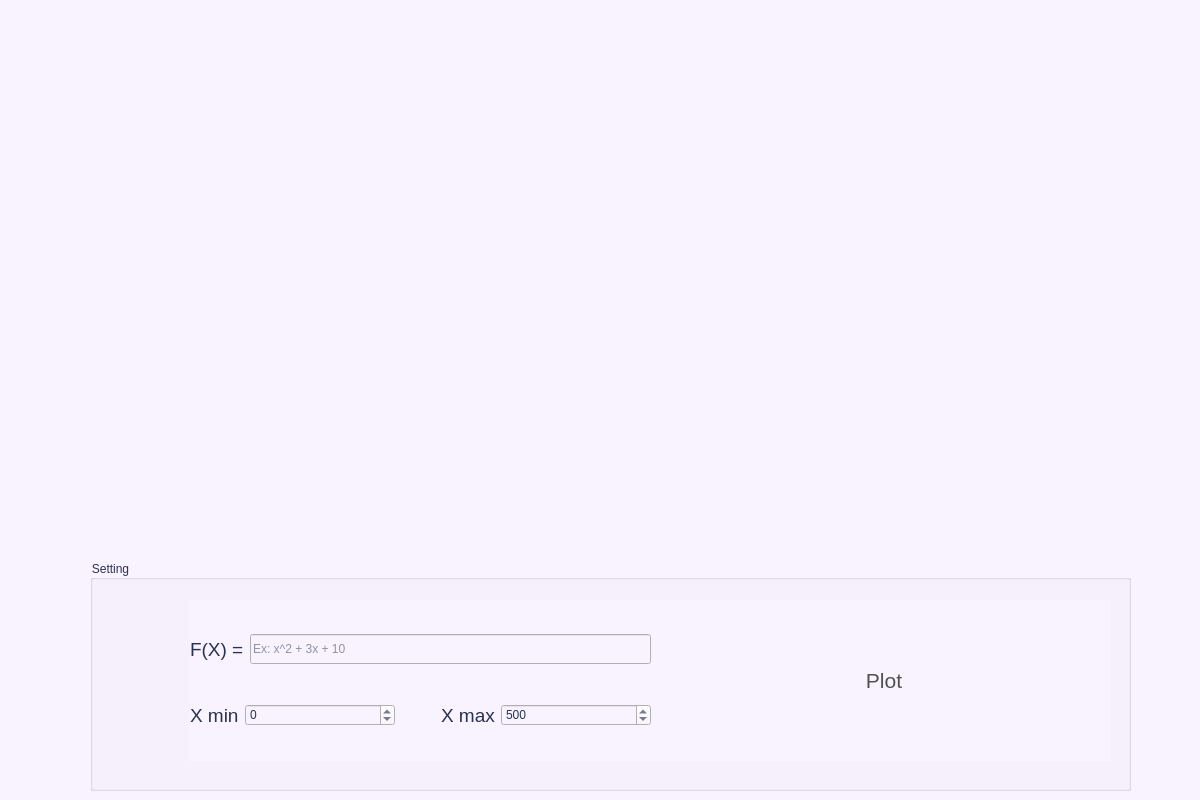
<?xml version="1.0" encoding="UTF-8"?>
<ui version="4.0">
 <class>Form</class>
 <widget class="QWidget" name="Form">
  <property name="windowModality">
   <enum>Qt::NonModal</enum>
  </property>
  <property name="enabled">
   <bool>true</bool>
  </property>
  <property name="geometry">
   <rect>
    <x>0</x>
    <y>0</y>
    <width>1200</width>
    <height>800</height>
   </rect>
  </property>
  <property name="sizePolicy">
   <sizepolicy hsizetype="Preferred" vsizetype="Preferred">
    <horstretch>0</horstretch>
    <verstretch>0</verstretch>
   </sizepolicy>
  </property>
  <property name="minimumSize">
   <size>
    <width>1200</width>
    <height>800</height>
   </size>
  </property>
  <property name="maximumSize">
   <size>
    <width>1200</width>
    <height>800</height>
   </size>
  </property>
  <property name="baseSize">
   <size>
    <width>0</width>
    <height>0</height>
   </size>
  </property>
  <property name="windowTitle">
   <string>Form</string>
  </property>
  <property name="styleSheet">
   <string notr="true">background-color: rgb(248, 243, 255);</string>
  </property>
  <widget class="QGroupBox" name="groupBox">
   <property name="geometry">
    <rect>
     <x>90</x>
     <y>560</y>
     <width>1041</width>
     <height>231</height>
    </rect>
   </property>
   <property name="styleSheet">
    <string notr="true">color: rgb(41, 50, 80);</string>
   </property>
   <property name="title">
    <string>Setting</string>
   </property>
   <widget class="QWidget" name="horizontalLayoutWidget_3">
    <property name="geometry">
     <rect>
      <x>100</x>
      <y>40</y>
      <width>921</width>
      <height>161</height>
     </rect>
    </property>
    <layout class="QHBoxLayout" name="horizontalLayout_3">
     <item>
      <layout class="QVBoxLayout" name="verticalLayout">
       <item>
        <layout class="QHBoxLayout" name="horizontalLayout_2">
         <item>
          <widget class="QLabel" name="label_3">
           <property name="font">
            <font>
             <pointsize>14</pointsize>
            </font>
           </property>
           <property name="text">
            <string>F(X) =</string>
           </property>
          </widget>
         </item>
         <item>
          <widget class="QLineEdit" name="lineEdit_function">
           <property name="minimumSize">
            <size>
             <width>300</width>
             <height>30</height>
            </size>
           </property>
           <property name="placeholderText">
            <string>Ex: x^2 + 3x + 10</string>
           </property>
          </widget>
         </item>
        </layout>
       </item>
       <item>
        <layout class="QHBoxLayout" name="horizontalLayout">
         <item>
          <widget class="QLabel" name="label">
           <property name="font">
            <font>
             <pointsize>14</pointsize>
            </font>
           </property>
           <property name="text">
            <string>X min</string>
           </property>
          </widget>
         </item>
         <item>
          <widget class="QSpinBox" name="spinBox_min">
           <property name="minimumSize">
            <size>
             <width>150</width>
             <height>0</height>
            </size>
           </property>
           <property name="minimum">
            <number>-9999999</number>
           </property>
           <property name="maximum">
            <number>9999999</number>
           </property>
          </widget>
         </item>
         <item>
          <spacer name="horizontalSpacer">
           <property name="orientation">
            <enum>Qt::Horizontal</enum>
           </property>
           <property name="sizeHint" stdset="0">
            <size>
             <width>40</width>
             <height>20</height>
            </size>
           </property>
          </spacer>
         </item>
         <item>
          <widget class="QLabel" name="label_2">
           <property name="font">
            <font>
             <pointsize>14</pointsize>
            </font>
           </property>
           <property name="text">
            <string>X max</string>
           </property>
          </widget>
         </item>
         <item>
          <widget class="QSpinBox" name="spinBox_max">
           <property name="minimumSize">
            <size>
             <width>150</width>
             <height>0</height>
            </size>
           </property>
           <property name="minimum">
            <number>-9999999</number>
           </property>
           <property name="maximum">
            <number>9999999</number>
           </property>
           <property name="value">
            <number>500</number>
           </property>
          </widget>
         </item>
        </layout>
       </item>
      </layout>
     </item>
     <item>
      <spacer name="horizontalSpacer_2">
       <property name="orientation">
        <enum>Qt::Horizontal</enum>
       </property>
       <property name="sizeHint" stdset="0">
        <size>
         <width>40</width>
         <height>20</height>
        </size>
       </property>
      </spacer>
     </item>
     <item>
      <widget class="QPushButton" name="pushButton_plot">
       <property name="minimumSize">
        <size>
         <width>200</width>
         <height>100</height>
        </size>
       </property>
       <property name="font">
        <font>
         <pointsize>16</pointsize>
        </font>
       </property>
       <property name="styleSheet">
        <string notr="true">color: rgb(81, 81, 81);
border-color:rgb(255, 255, 255);</string>
       </property>
       <property name="text">
        <string>Plot</string>
       </property>
       <property name="shortcut">
        <string>Return</string>
       </property>
       <property name="autoDefault">
        <bool>true</bool>
       </property>
       <property name="default">
        <bool>true</bool>
       </property>
       <property name="flat">
        <bool>true</bool>
       </property>
      </widget>
     </item>
     <item>
      <spacer name="horizontalSpacer_3">
       <property name="orientation">
        <enum>Qt::Horizontal</enum>
       </property>
       <property name="sizeHint" stdset="0">
        <size>
         <width>40</width>
         <height>20</height>
        </size>
       </property>
      </spacer>
     </item>
    </layout>
   </widget>
  </widget>
  <widget class="MplWidget" name="MplWidget" native="true">
   <property name="geometry">
    <rect>
     <x>89</x>
     <y>10</y>
     <width>1041</width>
     <height>551</height>
    </rect>
   </property>
  </widget>
 </widget>
 <customwidgets>
  <customwidget>
   <class>MplWidget</class>
   <extends>QWidget</extends>
   <header location="global">mplwidget.h</header>
   <container>1</container>
  </customwidget>
 </customwidgets>
 <resources/>
 <connections/>
</ui>
